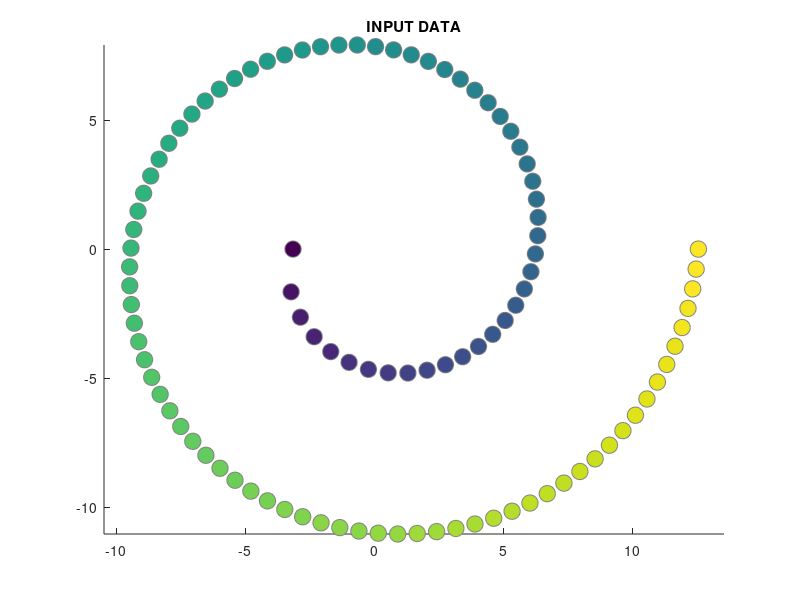

This figure's MATLAB source: (Note: this script raises an error after producing the figure.)
clear all;

 addpath(genpath(pwd)); %% adding path for SeDuMi solver (CSDP is faster - so go and install that.)  
 tt=(linspace(0,1,100).^0.65).*3*pi+pi;  
 X=[tt.*cos(tt); tt.*sin(tt)];             % generates spiral input data
 figure;
 h1=scatter(X(1,:),X(2,:),140,tt,'filled');   % plots input data
 title('INPUT DATA');
 set(h1,'MarkerEdgeColor',[0.5 0.5 0.5]);   % draw edges around dots
 drawnow;
 axis equal;
 [Y Det]=mvu(distance(X),3,'maxiter',20,'inequ',1,'outdim',2);            % runs mvu (with inequalities)
 figure;
 h2=scatter(Y(1,:),Y(2,:),140,tt,'filled');   % plots output data
 set(h2,'MarkerEdgeColor',[0.5 0.5 0.5]);   % draw edges around dots
 title('OUTPUT DATA');
 axis equal;   
